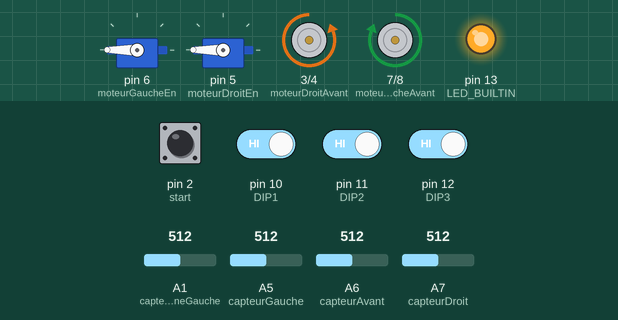
Recording of a sketch running on a simulated Arduino Nano, built with avr-gcc and run on an emulated ATmega328P. On the bench: 2 × servo, motor-driver pin pairs drawn as motors (green arrow = first pin HIGH = forward, orange = second pin HIGH = backward, longer = more drive), output pins drawn as LEDs (lit = HIGH). The inputs (shaded band) are chosen by the test bench; at power-on: pin 10 (DIP1), pin 11 (DIP2), pin 12 (DIP3) HIGH, pin 2 (start) LOW, A7 (capteurDroit) = 512, A6 (capteurAvant) = 512, A1 (capteurLigneGauche) = 512, A5 (capteurGauche) = 512.

Above: at 6.8 s.
6.9 s: A7 (capteurDroit) set to 585
8.4 s: A7 (capteurDroit) set to 617
At 10.6 s:
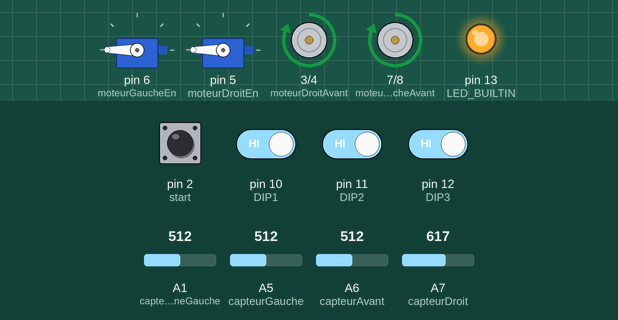
10.9 s: A7 (capteurDroit) set to 590
At 11.6 s:
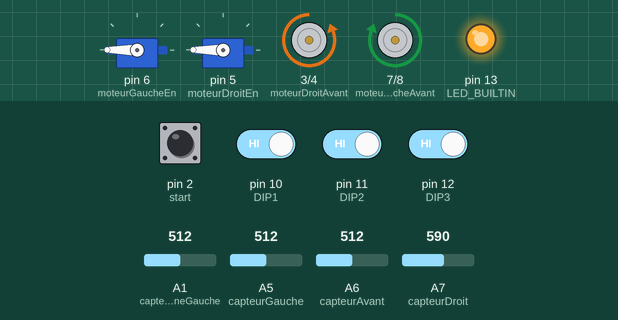
12.4 s: A7 (capteurDroit) set to 610
At 12.8 s:
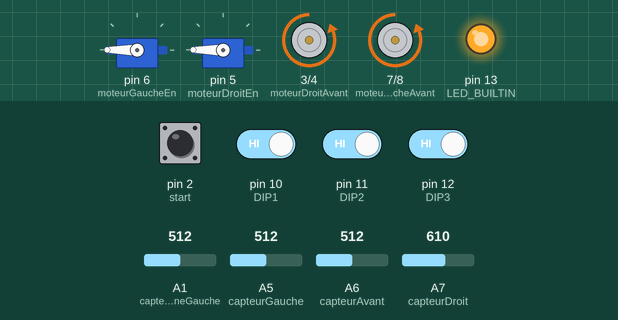
14.9 s: A6 (capteurAvant) set to 589
16.4 s: A6 (capteurAvant) set to 609
At 16.8 s:
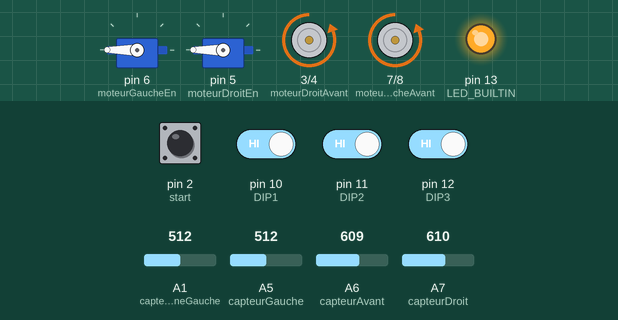
Timing chart, 0 to 20.4 s (numbered marks = the images above; inputs shaded):
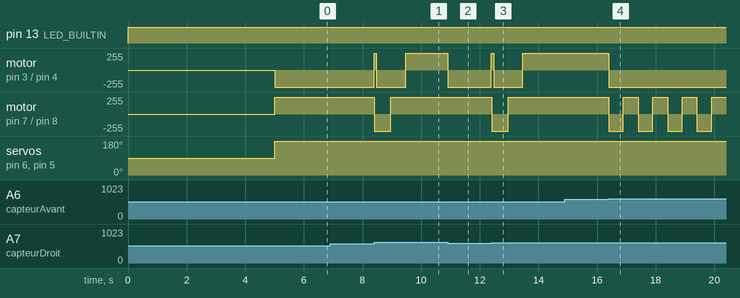

Measured:
- the behaviour switches between 599 and 600 on A7 (capteurDroit) (found by bisection; images 0 and 1)
- the behaviour switches between 599 and 600 on A6 (capteurAvant) (found by bisection; images 3 and 4)
- after the input at 6.9 s, every drawn part: stays the same
- after the input at 8.4 s, motor on pin 3 (moteurDroitAvant) / pin 4 (moteurDroitArriere): backward 255/255 → forward 255/255 at once, → backward 255/255 0.07 s later, → forward 255/255 1.0 s later; motor on pin 7 (moteurGaucheAvant) / pin 8 (moteurGaucheArriere): forward 255/255 → backward 255/255 at once, → forward 255/255 0.57 s later
- after the input at 10.9 s, motor on pin 3 (moteurDroitAvant) / pin 4 (moteurDroitArriere): forward 255/255 → backward 255/255 at once
- after the input at 12.4 s, motor on pin 3 (moteurDroitAvant) / pin 4 (moteurDroitArriere): backward 255/255 → forward 255/255 at once, → backward 255/255 0.07 s later, → forward 255/255 1.0 s later; motor on pin 7 (moteurGaucheAvant) / pin 8 (moteurGaucheArriere): forward 255/255 → backward 255/255 at once, → forward 255/255 0.57 s later
- after the input at 14.9 s, every drawn part: stays the same
- after the input at 16.4 s, motor on pin 3 (moteurDroitAvant) / pin 4 (moteurDroitArriere): forward 255/255 → backward 255/255 at once; motor on pin 7 (moteurGaucheAvant) / pin 8 (moteurGaucheArriere): alternates forward 255/255 for 0.50 s and backward 255/255 for 0.50 s, starting at once

The sketch:

sumo.ino
```cpp
/*

	 #    #    #                      #           #       ###   ####   #####
	 #    #    #                     # #          #        #    #   #  #
	#     #     #                   #   #         #        #    #   #  #
   #      #      #                  #   #         #        #    ####   ####
  #       #       #                 #####         #        #    # #    #
 #                 #                #   #         #        #    #  #   #
 #        #        #                #   #         #####   ###   #   #  #####


Pour les moteurs :
	0 correspond au gauche
	1 correspond au droit


Pour les Stratégies :
	1 0 0 enemie devant a gauche
	0 1 0 enemie devant a devant
	0 0 1 enemie devant a droite
	0 0 0 enemie derière #pasDansLesFesses


uncomment for debug

*/

//#define debug 1

#include <Servo.h>


// 8888b.  888888  dP""b8 88        db    88""Yb    db    888888 88  dP"Yb  88b 88     8888b.  888888 .dP"Y8     88""Yb 88 88b 88 .dP"Y8
//  8I  Yb 88__   dP   `" 88       dPYb   88__dP   dPYb     88   88 dP   Yb 88Yb88      8I  Yb 88__   `Ybo."     88__dP 88 88Yb88 `Ybo."
//  8I  dY 88""   Yb      88  .o  dP__Yb  88"Yb   dP__Yb    88   88 Yb   dP 88 Y88      8I  dY 88""   o.`Y8b     88"""  88 88 Y88 o.`Y8b
// 8888Y"  888888  YboodP 88ood8 dP""""Yb 88  Yb dP""""Yb   88   88  YbodP  88  Y8     8888Y"  888888 8bodP'     88     88 88  Y8 8bodP'

// moteur gauche

#define moteurGauche        0
#define moteurGaucheEn      6   // pwm controle vitesse
#define moteurGaucheAvant   7
#define moteurGaucheArriere 8


// moteur droit
#define moteurDroit 		1
#define moteurDroitEn   	5    // pwm contole vitesse
#define moteurDroitAvant	3
#define moteurDroitArriere	4

// capteur de ligne blanche    0 blanc    1 noir
#define capteurLigneDroit 	A2
#define capteurLigneGauche  A1


// capteur adversaire
#define capteurDroit 	A7
#define capteurAvant 	A6
#define capteurGauche 	A5


// DIP SWITCH
#define DIP1 10
#define DIP2 11
#define DIP3 12


// start button
#define start 2


/*
8888b.  888888  dP""b8 88        db    88""Yb    db    888888 88  dP"Yb  88b 88     8888b.  888888 .dP"Y8     888888 Yb  dP 88""Yb 888888 .dP"Y8
 8I  Yb 88__   dP   `" 88       dPYb   88__dP   dPYb     88   88 dP   Yb 88Yb88      8I  Yb 88__   `Ybo."       88    YbdP  88__dP 88__   `Ybo."
 8I  dY 88""   Yb      88  .o  dP__Yb  88"Yb   dP__Yb    88   88 Yb   dP 88 Y88      8I  dY 88""   o.`Y8b       88     8P   88"""  88""   o.`Y8b
8888Y"  888888  YboodP 88ood8 dP""""Yb 88  Yb dP""""Yb   88   88  YbodP  88  Y8     8888Y"  888888 8bodP'       88    dP    88     888888 8bodP'

888888 888888     888888  dP"Yb  88b 88  dP""b8 888888 88  dP"Yb  88b 88 .dP"Y8
88__     88       88__   dP   Yb 88Yb88 dP   `"   88   88 dP   Yb 88Yb88 `Ybo."
88""     88       88""   Yb   dP 88 Y88 Yb        88   88 Yb   dP 88 Y88 o.`Y8b
888888   88       88      YbodP  88  Y8  YboodP   88   88  YbodP  88  Y8 8bodP'
*/


typedef enum moteur
{
	gauche,
	droit
}moteur ;


typedef enum sens
{
	arriere,
	avant
}sens ;


Servo moteurGaucheVitesse;
Servo moteurDroitVitesse;


/*
** active un moteur dans un sens et une vitesse
** m : moteur
** sens le sens : false arriere, true avant
** vitesse : une valeur de pwm entre 0 et 255
**/
void setMoteur(moteur m, sens s, size_t vitesse){
	if (m == moteurDroit){
		digitalWrite(moteurDroitAvant, s);
		digitalWrite(moteurDroitArriere, !s);
		moteurDroitVitesse.write(vitesse);
	}
	else if (m == moteurGauche){
		digitalWrite(moteurGaucheAvant, s);
		digitalWrite(moteurGaucheArriere, !s);
		moteurGaucheVitesse.write(vitesse);
	}
}

void stopMoteur(moteur m){
	if (m == moteurDroit){
		digitalWrite(moteurDroitAvant, false);
		digitalWrite(moteurDroitArriere, false);
		moteurDroitVitesse.write(0);
	}
	else if (m == moteurGauche){
		digitalWrite(moteurGaucheAvant, false);
		digitalWrite(moteurGaucheArriere, false);
		moteurGaucheVitesse.write(0);
	}

}


/*
** 0 si pas de ligne
** 1 si droite
** 2 si gauche
**/
int getLigne(){

	#ifdef debug
	Serial.println(String("G : ") + analogRead(capteurLigneGauche) + "\t D : " + analogRead(capteurLigneDroit));
	#endif

	if(analogRead(capteurLigneGauche) < 800)  return 2;
	if(analogRead(capteurLigneDroit)  < 700)  return 1;
	return  0;
}


/*
** codes :
** 		- 0 pas vu (surement derière)
** 		- 1 droite
** 		- 2 devant
** 		- 3 gauche
**/
size_t getAdversaire(){

	 #ifdef debug
	Serial.println(String("adv G : ") + analogRead(capteurGauche) + "\t adv D : " + analogRead(capteurDroit)+ "\t adv A : " + analogRead(capteurAvant));
	 #endif

	if(analogRead(capteurGauche) > 600 ) return 3;
	if(analogRead(capteurDroit)  < 600 ) return 1;
	if(analogRead(capteurAvant)  < 600 ) return 2;
	return 0;

}


size_t dipToInt(){
	size_t val= 0;


	val += !digitalRead(DIP1);
	val <<= 1;
	val += !digitalRead(DIP2);
	val <<= 1;
	val += !digitalRead(DIP3);


	return val;

}


/*
** une fois que le jeu a commencé on entre dans la routine qui a pour but de dégager le pd
**/
void routine(){
	while(true){
		if(getAdversaire()== 2){  // FONCER
			setMoteur(droit  , avant  , 255 );
			setMoteur(gauche , avant  , 255 );
			while (getAdversaire()== 2);
		}
		if(getAdversaire()==0 ){ // #pasDansLesFesses
			setMoteur(droit  , avant , 255 );
			setMoteur(gauche , avant , 255 );
		}
		if(getAdversaire()== 1){  // À DROITE
			setMoteur(droit  , arriere, 255 );
			setMoteur(gauche , avant  , 255 );
			while (getAdversaire()!= 2) ;
			setMoteur(droit  , avant  , 255 );
			setMoteur(gauche , arriere, 255 );
			delay(70);
		}
		if(getAdversaire()== 3){  // À GAUCHE
			setMoteur(droit  , avant  , 255 );
			setMoteur(gauche , arriere, 255 );
			while (getAdversaire()!= 2) ;
			setMoteur(droit  , arriere, 255 );
			setMoteur(gauche , avant  , 255 );
			delay(70);
		}
		if(getLigne()){
			#ifdef debug
			Serial.println("ligne détecté");
			#endif
			setMoteur(droit  , arriere , 255 );
			setMoteur(gauche , arriere , 255 );
			delay(500);
				if(getLigne() == 1){ // droite detecte : on recule et on repart sur la gauche
					setMoteur(droit  , avant   , 255 );
					setMoteur(gauche , arriere , 255 );
					delay(500);
				}else{
					setMoteur(droit  , arriere , 255 );
					setMoteur(gauche , avant   , 255 );
					delay(500);
				}
			}else{
				setMoteur(droit  , avant  , 255 );
				setMoteur(gauche , avant  , 255 );
			}
		}
	}


/*

 #   #    #    ###    #  #
 ## ##   # #    #     ## #
 # # #  #   #   #     # ##
 # # #  #####   #     #  #
 #   #  #   #   #     #  #
 #   #  #   #  ###    #  #


*/


	void setup(){

	// initilisation des pins moteur en sorties et des pwm
		moteurGaucheVitesse.attach(moteurGaucheEn);
		moteurDroitVitesse.attach(moteurDroitEn);

		pinMode(moteurGaucheAvant, OUTPUT);
		pinMode(moteurGaucheArriere, OUTPUT);

		pinMode(moteurDroitAvant, OUTPUT);
		pinMode(moteurDroitArriere, OUTPUT);

	// definition des dip switch
		pinMode(DIP1, INPUT);
		pinMode(DIP2, INPUT);
		pinMode(DIP3, INPUT);


	// definition des capteurs de ligne blanche
		pinMode(capteurLigneGauche, INPUT_PULLUP);
		pinMode(capteurLigneDroit , INPUT_PULLUP);


	// capteur adversaire
		pinMode(capteurGauche, INPUT);
		pinMode(capteurDroit, INPUT);
		pinMode(capteurAvant, INPUT);


		pinMode(LED_BUILTIN, OUTPUT);
		digitalWrite(LED_BUILTIN, LOW);

		pinMode(start, INPUT);

		Serial.begin(9600);


/*

   #    #####  #####  ####   #  #   #####  ####          ###    ####          ###    ###    ####    ##     ##    ###     ##    #  #          ###    #  #          ####    ##    #  #   #####   ##    #  #           ##    #####    #    ###    #####
  # #     #      #    #      ## #     #    #             #  #   #             #  #   #  #   #      #  #   #  #    #     #  #   ## #          #  #   #  #          #   #  #  #   #  #     #    #  #   ## #          #  #     #     # #   #  #     #
 #   #    #      #    ###    # ##     #    ###           #  #   ###           #  #   #  #   ###     #      #      #     #  #   # ##          #  #   #  #          ####   #  #   #  #     #    #  #   # ##           #       #    #   #  #  #     #
 #####    #      #    #      #  #     #    #             #  #   #             ###    ###    #        #      #     #     #  #   #  #          #  #   #  #          #   #  #  #   #  #     #    #  #   #  #            #      #    #####  ###      #
 #   #    #      #    #      #  #     #    #             #  #   #             #      #  #   #      #  #   #  #    #     #  #   #  #          #  #   #  #          #   #  #  #   #  #     #    #  #   #  #          #  #     #    #   #  #  #     #
 #   #    #      #    ####   #  #     #    ####          ###    ####          #      #  #   ####    ##     ##    ###     ##    #  #          ###     ##           ####    ##     ##      #     ##    #  #           ##      #    #   #  #  #     #

*/

		while(digitalRead(start)){ ; }
		digitalWrite(LED_BUILTIN, HIGH);

		delay(5000);


		switch (dipToInt()) {

		case 0: // derière      0 0 0
		setMoteur(gauche, avant  , 255);
		setMoteur(droit , arriere, 255);
		delay(1000);
		break;

		case 4: // gauche       1 0 0
		setMoteur(gauche, arriere, 255);
		setMoteur(droit , avant  , 255);
		delay(500);
		break;

		case 7:  // devant       1 1 1
		setMoteur(gauche, avant  , 255);
		setMoteur(droit , avant  , 255);
		break;

		case 1:  // à droite     0 0 1
		setMoteur(gauche, avant  , 255);
		setMoteur(droit , arriere, 255);
		delay(500);
		break;

		default:
		routine();
	}
	routine();

}


void loop(){

		// oupsi


}
```
